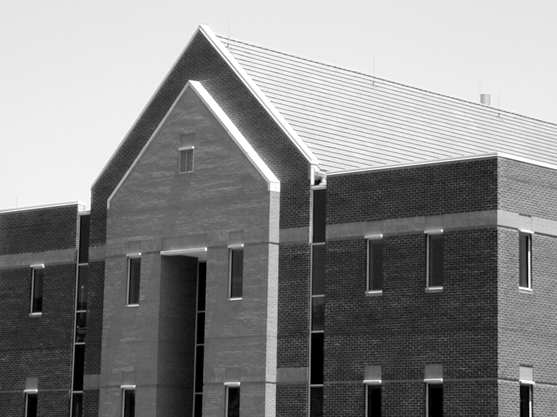
#> input picture lab_9/dom.png, 557 x 417 px
$ jupyter execute 09_Canny.ipynb   (older library calls are emulated)
#> lines starting #> are read from the running program, lines starting #| are printed output that depends on the picture; after the words box and inside, x2 and y2 are one past the last pixel; in counts of white or black regions, pixels touching at a corner belong together
# Detekcja krawędzi

## Cel ćwiczenia

- Zapoznanie z metodami detekcji krawędzi:
    - Sobel, Prewitt, Roberts - przypomnienie,
    - Laplasjan z Gaussa (LoG – ang. Laplacian of Gaussian),
    - Canny.

Detekcja krawędzi przez wiele lat była podstawą algorytmów segmentacji.
Krawędzie wykrywane są najczęściej z wykorzystaniem pierwszej (gradient) i drugiej (Laplasjan) pochodnej przestrzennej.
Wykorzystanie obu metod zaprezentowane zostało w ćwiczeniu *Przetwarzanie wstępne. Filtracja kontekstowa*.

W niniejszym ćwiczeniu poznane detektory krawędzi zostaną porównane z bardziej zaawansowanymi: Laplasjan z funkcji Gaussa (LoG), Zero Crossing i Canny.

## Laplasjan z Gaussa (LoG)

Funkcja Gaussa:<br>
\begin{equation}
h(r) = e^{\frac{-r^2}{2 \sigma^2}}
\end{equation}<br>
gdzie:
- $r^2 = x^2 + y^2$
- $\sigma$ to odchylenie standardowe.

Działanie filtracji Gaussowskiej zostało przedstawione w ćwiczeniu "Przetwarzanie wstępne". W jej wyniku następuje rozmazanie obrazu.
Laplasjan tej funkcji dany jest wzorem:

\begin{equation}
\nabla^2 h(r) = \frac{r^2 - 2\sigma^2}{\sigma^4} e^{-\frac{r^2}{2\sigma^2}}
\end{equation}

Funkcję (z oczywistych powodów) nazywamy Laplasjan z Gaussa (LoG).
Ponieważ druga pochodna jest operacją liniową, konwolucja obrazu z $\nabla^2 h(r)$ daje taki sam efekt jak zastosowanie filtracji Gaussa na obrazie, a następnie obliczenie Laplasjanu z wyniku.
Lokalizacja krawędzi polega na znalezieniu miejsca, gdzie po filtracji LoG następuje zmiana znaku.

1. Wczytaj obraz *house.png*.
2. Wykonaj rozmycie Gaussowskie obrazu wejściowego.
W tym celu wykorzysaj funkcję `cv2.GaussianBlur(img, kSize, sigma)`.
Pierwszy argument jest obrazem wejśćiowym.
Drugi jest rozmiarem filtru (podanym w nawiasach okrągłych, np. *(3, 3)*).
Trzecim argumentem jest odchylenie standardowe. Wartość jest dobrana automatycznie, jeśli zosanie podana wartość `0` (będą równe rozmiarowi).
3. Oblicz laplasjan obrazu rozmytego.
W tym celu wykorzysaj funkcję `cv2.Laplacian(img, ddepth)`.
Pierszym argumentem jest obraz wejściowy.
Drugim argumentem jest typ danych wejściowych. Użyj `cv2.CV_32F`.
4. Wyznacz miejsca zmiany znaku.
Zaimplementuj funkcję `crossing(LoG, thr)`:
    - Najpierw stwórz tablicę, do której zostanie zapisany wynik.
    Jej rozmiar jest taki sam jak przetwarzanego obrazu.
    - Następnie wykonaj pętle po obrazie (bez ramki jednopikselowej).
    W każdej iteracji stwórz otoczenie o rozmiarze $3 \times 3$.
    Dla otoczenia oblicz wartość maksymalną i minimalną.
    - Jeśli wartości te mają przeciwne znaki, to do danego miejsca tablicy przypisz wartość:
        - jeśli piksel wejściowy > 0, to dodaj do niego wartość bezwzględną minimum.
        - jeśli piksel wejściowy < 0, to do jego wartości bezwzględnej dodaj maksimum.
    - Zmień zakres wykonanej tablicy do $<0, 255>$.
    - Wykonaj progowanie tablicy. Próg jest argumentem wejściowym.
    - Przeskaluj dane binarne do wartości `[0, 255]`.
    - Wykonaj konwersję do typu *uint8*.
    - Wykonaj rozmycie medianowe wyniku.
    Wykorzystaj funkcję `cv2.medianBlur(img, kSize)`.
    Pierwszym argumentem jest obraz wejśćiowy, a drugim rozmiar filtra.
    - Zwróć wyznaczoną tablicę.
5. Wyświetl obraz wynikowy.
6. Dobierz parametry (rozmiar filtru Gaussa, odchylenie standardowe, próg binaryzacji) tak, by widoczne były kontury domu, ale nie dachówki.

[cell 1]
import cv2
from matplotlib import pyplot as plt
import numpy as np
import math
import os

if not os.path.exists("dom.png") :
    !wget https://raw.githubusercontent.com/vision-agh/poc_sw/master/09_Canny/dom.png --no-check-certificate
I_house = cv2.imread('dom.png', cv2.IMREAD_GRAYSCALE)
#> I_house is the input picture: shape (417, 557); min 0, max 255, mean 133.3
plt.gray()
plt.imshow(I_house)
plt.xticks([]),plt.yticks([])
plt.show()
sigma = 1.7
IG_house = cv2.GaussianBlur(I_house, (9,9), sigma)
IGL_house = cv2.Laplacian(IG_house, cv2.CV_32F)

def crossing(LoG, thr):
    I_max = np.array([[np.max(LoG[j-1:j+2,i-1:i+2]) for i in range(1,len(LoG[0])-1)] for j in range(1,len(LoG)-1)])
    I_min = np.array([[np.min(LoG[j-1:j+2,i-1:i+2]) for i in range(1,len(LoG[0])-1)] for j in range(1,len(LoG)-1)])
    I = np.array([[(LoG[j+1,i+1] + abs(I_min[j,i]) if LoG[j+1,i+1]>0 else abs(LoG[j+1,i+1])+I_max[j,i]) if I_min[j,i]*I_max[j,i]<0 else 0 for i in range(len(LoG[0])-2)] for j in range(len(LoG)-2)])
    I = cv2.normalize(I,None,0,255,cv2.NORM_MINMAX)
    I = (I>=thr).astype("uint8")

    I = cv2.normalize(I,None,0,255,cv2.NORM_MINMAX).astype("uint8")
    I_median = cv2.medianBlur(I, 3)
    return I_median

plt.gray()
plt.imshow(crossing(IGL_house,60))
#> in crossing, `I_min = np.array([[np.min(LoG[j-1:j+2,i-1:i+2]) for i in range(1,len(L..`:
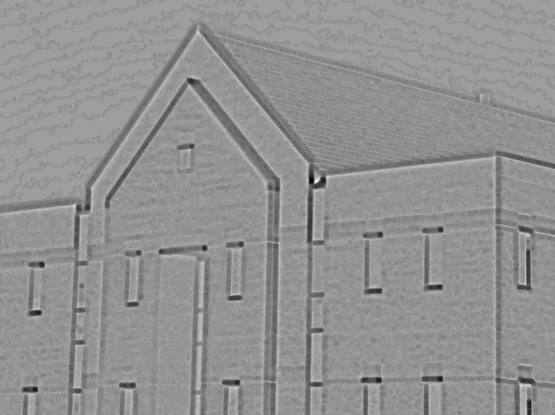
#> I_min: shape (415, 555) float32; min -31, max 19, mean -2.31; drawn with min black and max white
#> in crossing, `I = np.array([[(LoG[j+1,i+1] + abs(I_min[j,i]) if LoG[j+1,i+1]>0 else ..`:
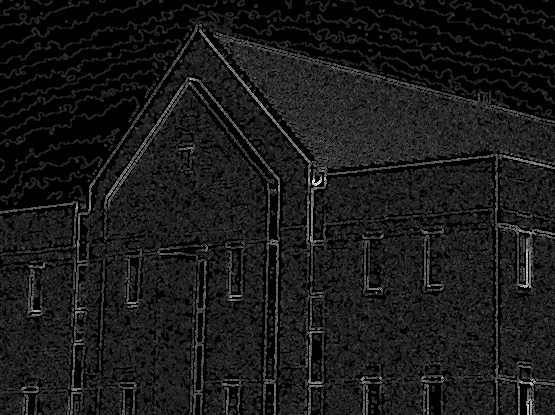
#> I: shape (415, 555) float64; min 0, max 26, mean 2.6; drawn with min black and max white
#> in crossing, `I = (I>=thr).astype("uint8")`:
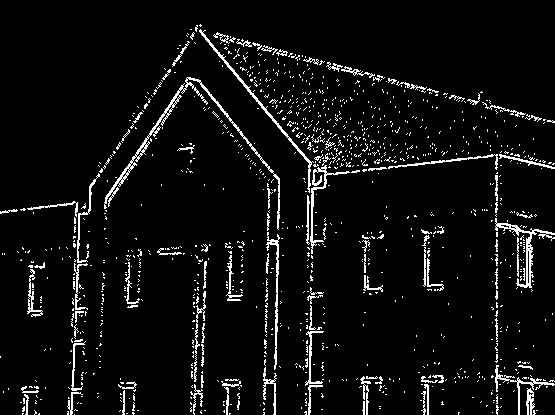
#> I: shape (415, 555); values 0 (black) and 1 (white), 5.7% white in thin lines or dots
#> in crossing, `I = cv2.normalize(I,None,0,255,cv2.NORM_MINMAX).astype("uint8")`: I: shape (415, 555); 5.7% white in thin lines or dots
#> in crossing, `I_median = cv2.medianBlur(I, 3)`: I_median: shape (415, 555); 4.3% white in thin lines or dots
plt.xticks([]),plt.yticks([])
plt.show()

## Algorytm Canny'ego

> Algorytm Canny'ego to często wykorzystywana metoda detekcji krawędzi.
> Zaproponowana została w~1986r. przez Johna F. Cannego.
> Przy jego projektowaniu założono trzy cele:
> - niska liczba błędów - algorytm powinien znajdywać wszystkie krawędzie oraz generować jak najmniej fałszywych detekcji,
> - punkty krawędziowe powinny być poprawnie lokalizowane - wykryte punkty powinny być jak najbardziej zbliżone do rzeczywistych,
> - krawędzie o szerokości 1 piksela - algorytm powinien zwrócić jeden punkt dla każdej rzeczywistej krawędzi.

Zaimplementuj pierwszą część algorytmu detekcji krawędzi Canny'ego:
1. W pierwszym kroku obraz przefiltruj dwuwymiarowym filtrem Gaussa.
2. Następnie oblicz gradient pionowy i poziomy ($g_x $ i $g_y$).
Jedną z metod jest filtracja Sobela.
3. Dalej oblicz amplitudę:
$M(x,y)  = \sqrt{g_x^2+g_y^2}$ oraz kąt:
$\alpha(x,y) = arctan(\frac{g_y}{g_x})$.
Do obliczenia kąta wykorzystaj funkcję `np.arctan2(x1, x2)`.
Wynik jest w radianach.
4. W kolejnym etapie wykonaj kwantyzację kątów gradientu.
Kąty od $-180^\circ$ do $180^\circ$ można podzielić na 8 przedziałów:
[$-22.5^\circ, 22.5^\circ$], [$22.5^\circ, 67.5^\circ$],
[$67.5^\circ, 112.5^\circ$], [$112.5^\circ, 157.5^\circ$],
[$157.5^\circ, -157.5^\circ$], [$-157.5^\circ, -112.5^\circ$],
[$-112.5^\circ, -67.5^\circ$], [$-67.5^\circ, -22.5^\circ$].
Przy czym należy rozpatrywać tylko 4 kierunki:
    - pionowy ($d_1$),
    - poziomy ($d_2$),
    - skośny lewy ($d_3$),
    - skośny prawy ($d_4$).
5. Dalej przeprowadź eliminację pikseli, które nie mają wartości maksymalnej (ang. *nonmaximal suppresion*).
Celem tej operacji jest redukcja szerokości krawędzi do rozmiaru 1 piksela.
Algorytm przebiega następująco.
W rozpatrywanym otoczeniu o rozmiarze $3 \times 3$:
    - określ do którego przedziału należy kierunek gradientu piksela centralnego ($d_1, d_2, d_3, d_4$).
    - przeanalizuje sąsiadów leżących na tym kierunku.
Jeśli choć jeden z nich ma amplitudę większą niż piksel centralny, to należy uznać, że nie jest lokalnym maksimum i do wyniku przypisać $g_N(x,y) = 0$.
W przeciwnym przypadku $g_N(x,y) = M(x,y)$.
Przez $g_N$ rozumiemy obraz detekcji lokalnych maksimów.
Zaimplementuj funkcję `nonmax`.
Pierwszym argementem jest macierz kierunków (po kwantyzacji).
Drugim argumentem jest macierz amplitudy.
6. Ostatnią operacją jest binaryzacja obrazu $g_N$.
Stosuje się tutaj tzw. binaryzację z histerezą.
Wykorzystuje się w niej dwa progi: $T_L$ i $T_H$, przy czym $T_L < T_H$.
Canny zaproponował, aby stosunek progu wyższego do niższego był jak 3 lub 2 do 1.
Rezultaty binaryzacji można opisać jako:<br>
$g_{NH}(x,y) = g_N(x,y) \geq TH $<br>
$g_{NL}(x,y) = TH > g_N(x,y) \geq TL $<br>
Można powiedzieć, że na obrazie $g_{NH}$ są "pewne" krawędzie.
Natomiast na $g_{NL}$ "potencjalne".
7. Na jednym obrazie zaznacz piksele należące do obrazu $g_{NH}$ jako czerwone oraz należące do obrazu $g_{NL}$ jako niebieskie.
Wyświetl obraz.

[cell 2]
from copy import deepcopy
def nonmax(alpha,M):
    d1  = np.logical_or(np.logical_and(alpha<=22.5,alpha>-22.5),np.logical_and(alpha<=-157.5,alpha>157.5))
    d2 = np.logical_or(np.logical_and(alpha<=67.5,alpha>22.5),np.logical_and(alpha<=-112.5,alpha>-157.5))
    d3 = np.logical_or(np.logical_and(alpha<=112.5,alpha>67.5),np.logical_and(alpha<=-67.5,alpha>-112.5))
    d4 = np.logical_or(np.logical_and(alpha<=157.5,alpha>112.5),np.logical_and(alpha<=-22.5,alpha>-67.5))
    D = [d1,d2,d3,d4]
    gn = deepcopy(M[1:-1,1:-1])
    for i in range(1,len(M)-1):
        for j in range(1,len(M[0])-1):
            if max(d1[i,j],d2[i,j],d3[i,j],d4[i,j]) == d1[i,j]:
                t = d1
            if max(d1[i,j],d2[i,j],d3[i,j],d4[i,j]) == d2[i,j]:
                t = d2
            if max(d1[i,j],d2[i,j],d3[i,j],d4[i,j]) == d3[i,j]:
                t = d3
            if max(d1[i,j],d2[i,j],d3[i,j],d4[i,j]) == d4[i,j]:
                t = d4
            if np.max(t[i-1:i+2,j-1:j+2]*M[i-1:i+2,j-1:j+2]) != M[i,j]:
                gn[i-1,j-1] = 0
    return gn

def canny(img,Th,Tl):
    sigma = 1.8
    IG = cv2.GaussianBlur(img, (7,7), sigma)
    x_filter = np.array([[1,0,-1],[2,0,-2],[1,0,-1]])
    y_filter = np.array([[1,2,1],[0,0,0],[-1,-2,-1]])
    G_x = np.array([[np.sum(IG[j-1:j+2,i-1:i+2]*x_filter) for i in range(1,len(img[0])-1)] for j in range(1,len(img)-1)])
    G_y = np.array([[np.sum(IG[j-1:j+2,i-1:i+2]*y_filter) for i in range(1,len(img[0])-1)] for j in range(1,len(img)-1)])
    M = np.sqrt(G_x*G_x + G_y*G_y)
    alpha = np.arctan2(G_y,G_x) * 180 / np.pi
    gn = nonmax(alpha,M)
    GH = (gn>Th)*255
    GL = np.logical_and(gn<Th,gn>Tl)*255
    GZ = np.zeros(GH.shape)
    img = np.dstack((GH,GZ,GL)).astype(np.uint8)
    return img

img = canny(I_house,50,30)
#> in canny, `G_y = np.array([[np.sum(IG[j-1:j+2,i-1:i+2]*y_filter) for i in range(1..`:
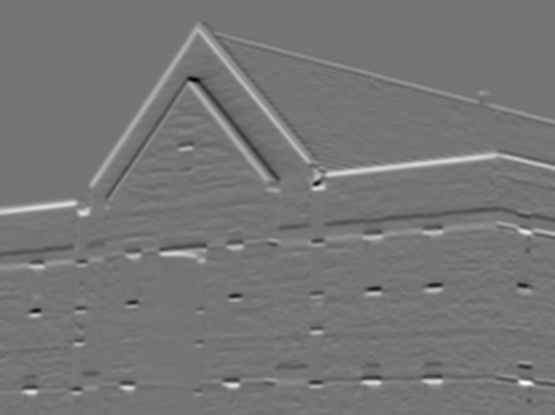
#> G_y: shape (415, 555) int64; min -285, max 336, mean 3.2; drawn with min black and max white
#> in canny, `alpha = np.arctan2(G_y,G_x) * 180 / np.pi`:
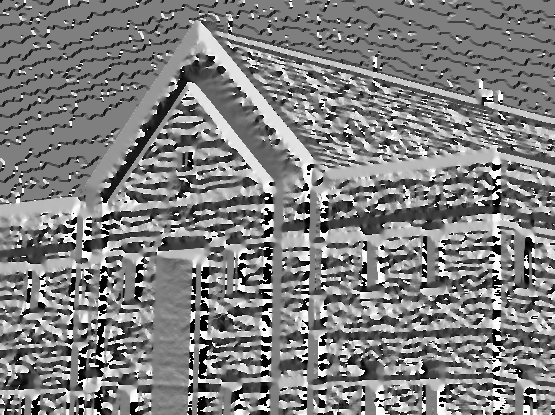
#> alpha: shape (415, 555) float64; min -179.8, max 180, mean 1.1; drawn with min black and max white
#> in nonmax, `d1  = np.logical_or(np.logical_and(alpha<=22.5,alpha>-22.5),np.logical..`:
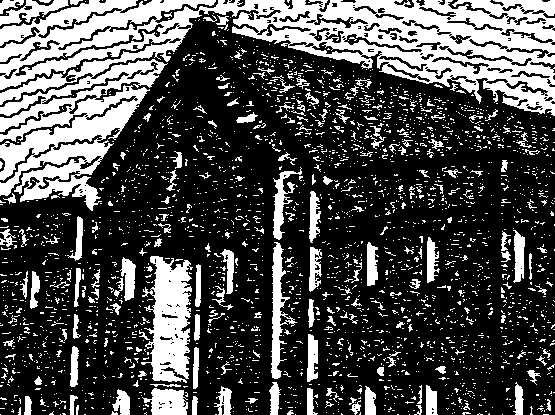
#> d1: shape (415, 555) bool; 29.6% white; 2617 white regions (2418 under 20 px), largest, box (x1, y1, x2, y2) and area: (0, 0, 555, 211) 38504, (141, 256, 193, 383) 4066, (271, 242, 297, 379) 1260
#> in nonmax, `d2 = np.logical_or(np.logical_and(alpha<=67.5,alpha>22.5),np.logical_a..`: d2: shape (415, 555) bool; 16.2% white in thin lines or dots
#> in nonmax, `d3 = np.logical_or(np.logical_and(alpha<=112.5,alpha>67.5),np.logical_..`:
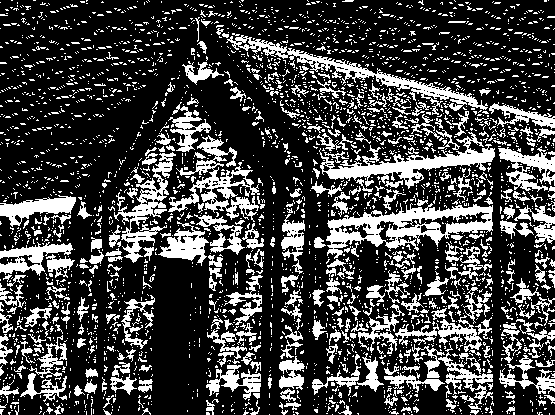
#> d3: shape (415, 555) bool; 26.1% white; 3307 white regions (2968 under 20 px), largest, box (x1, y1, x2, y2) and area: (326, 203, 493, 259) 3684, (319, 132, 495, 189) 2743, (226, 35, 488, 115) 2541
#> in nonmax, `d4 = np.logical_or(np.logical_and(alpha<=157.5,alpha>112.5),np.logical..`:
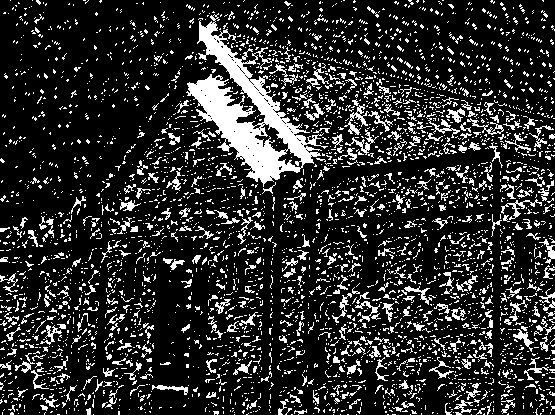
#> d4: shape (415, 555) bool; 17.6% white; 3906 white regions (3507 under 20 px), largest, box (x1, y1, x2, y2) and area: (186, 13, 328, 187) 7534, (344, 104, 369, 135) 232, (501, 199, 542, 220) 189
#> after the loop in nonmax, `for i in range(1,len(M)-1):`:
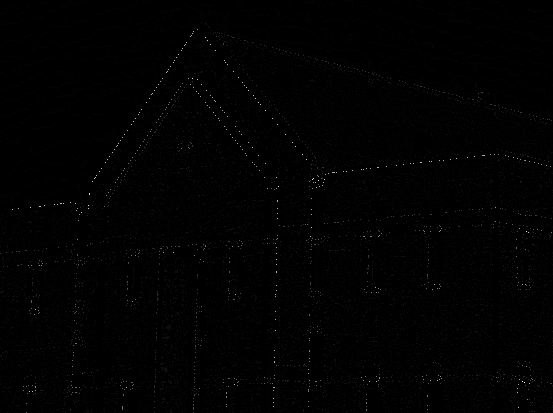
#> gn: shape (413, 553) float64; min 0, max 339.7, mean 1.8; drawn with min black and max white
#> in canny, `GH = (gn>Th)*255`: GH: shape (413, 553) int64; 0.55% white in thin lines or dots
#> in canny, `GL = np.logical_and(gn<Th,gn>Tl)*255`: GL: shape (413, 553) int64; 0.25% white in thin lines or dots
plt.imshow(img)
plt.xticks([])
plt.yticks([])
plt.show()

## Algorytm Canny'ego - OpenCV

1. Wykonaj dektekcję krawędzi metodą Canny'ego wykorzystując funkcję `cv2.Canny`.
    - Pierwszym argumentem funkcji jest obraz wejściowy.
    - Drugim argumentem jest mniejszy próg.
    - Trzecim argumentem jest większy próg.
    - Czwarty argument to tablica, do której wpisany zostanie wynik.
    Można zwrócić go przez wartość i podać wartość `None`.
    - Piąty argument to rozmiar operatora Sobela (w naszym przypadku 3).
    - Szósty argument to rodzaj używanej normy.
    0 oznacza normę $L_1$, 1 oznacza normę $L_2$. Użyj $L_2$.
2. Wynik wyświetl i porównaj z wykonaną częściową implementacją w poprzednim ćwiczeniu.
Na czym polegają różnice?

[cell 3]
plt.imshow(cv2.Canny(I_house,190,370,None,3,1))
plt.xticks([])
plt.yticks([])
plt.show()
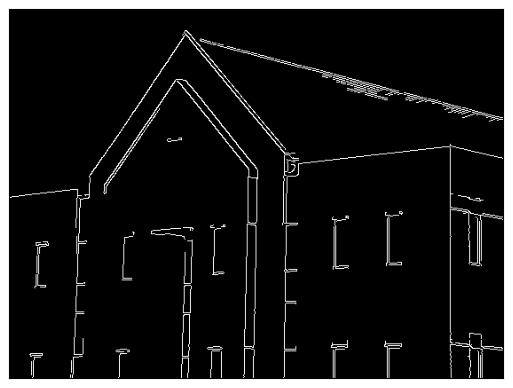
#> figure drawn by matplotlib, 1 panel
